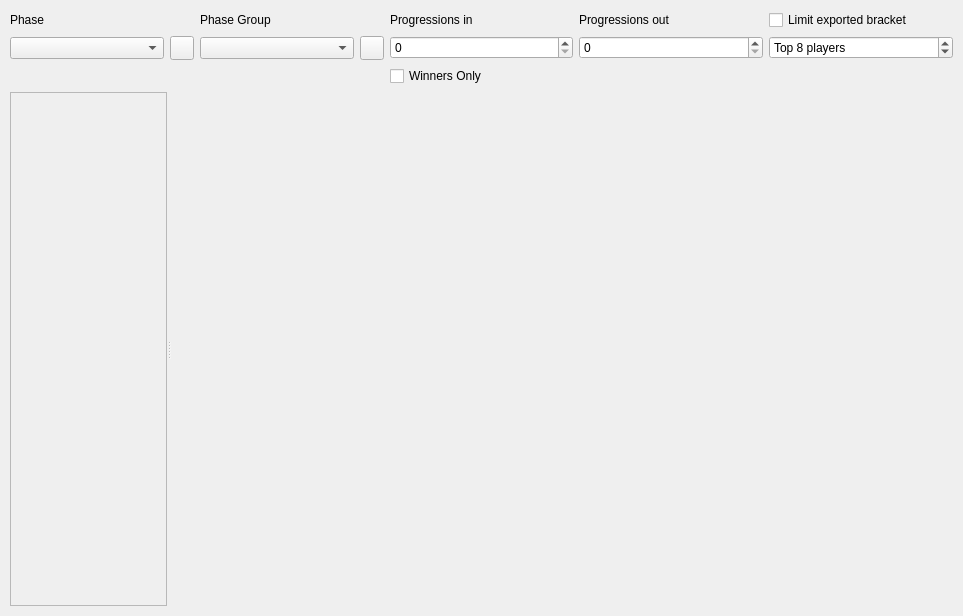
<?xml version="1.0" encoding="UTF-8"?>
<ui version="4.0">
 <class>DockWidget</class>
 <widget class="QDockWidget" name="DockWidget">
  <property name="geometry">
   <rect>
    <x>0</x>
    <y>0</y>
    <width>963</width>
    <height>616</height>
   </rect>
  </property>
  <property name="locale">
   <locale language="English" country="UnitedStates"/>
  </property>
  <property name="windowTitle">
   <string>Bracket</string>
  </property>
  <widget class="QWidget" name="dockWidgetContents">
   <property name="sizePolicy">
    <sizepolicy hsizetype="Preferred" vsizetype="Preferred">
     <horstretch>0</horstretch>
     <verstretch>0</verstretch>
    </sizepolicy>
   </property>
   <layout class="QVBoxLayout" name="verticalLayout_4">
    <property name="leftMargin">
     <number>10</number>
    </property>
    <property name="topMargin">
     <number>10</number>
    </property>
    <property name="rightMargin">
     <number>10</number>
    </property>
    <property name="bottomMargin">
     <number>10</number>
    </property>
    <item>
     <layout class="QGridLayout" name="gridLayout_3">
      <item row="0" column="1">
       <widget class="QLabel" name="label_2">
        <property name="sizePolicy">
         <sizepolicy hsizetype="Preferred" vsizetype="Maximum">
          <horstretch>0</horstretch>
          <verstretch>0</verstretch>
         </sizepolicy>
        </property>
        <property name="text">
         <string>Phase Group</string>
        </property>
       </widget>
      </item>
      <item row="0" column="4">
       <widget class="QCheckBox" name="limitExport">
        <property name="sizePolicy">
         <sizepolicy hsizetype="Minimum" vsizetype="Maximum">
          <horstretch>0</horstretch>
          <verstretch>0</verstretch>
         </sizepolicy>
        </property>
        <property name="text">
         <string>Limit exported bracket</string>
        </property>
       </widget>
      </item>
      <item row="0" column="0">
       <widget class="QLabel" name="label">
        <property name="sizePolicy">
         <sizepolicy hsizetype="Preferred" vsizetype="Maximum">
          <horstretch>0</horstretch>
          <verstretch>0</verstretch>
         </sizepolicy>
        </property>
        <property name="text">
         <string>Phase</string>
        </property>
       </widget>
      </item>
      <item row="3" column="2">
       <widget class="QCheckBox" name="winnersOnly">
        <property name="text">
         <string>Winners Only</string>
        </property>
       </widget>
      </item>
      <item row="2" column="3">
       <widget class="QSpinBox" name="progressionsOut"/>
      </item>
      <item row="0" column="2">
       <widget class="QLabel" name="label_3">
        <property name="sizePolicy">
         <sizepolicy hsizetype="Preferred" vsizetype="Maximum">
          <horstretch>0</horstretch>
          <verstretch>0</verstretch>
         </sizepolicy>
        </property>
        <property name="text">
         <string>Progressions in</string>
        </property>
       </widget>
      </item>
      <item row="0" column="3">
       <widget class="QLabel" name="label_4">
        <property name="sizePolicy">
         <sizepolicy hsizetype="Preferred" vsizetype="Maximum">
          <horstretch>0</horstretch>
          <verstretch>0</verstretch>
         </sizepolicy>
        </property>
        <property name="text">
         <string>Progressions out</string>
        </property>
       </widget>
      </item>
      <item row="2" column="2">
       <widget class="QSpinBox" name="progressionsIn"/>
      </item>
      <item row="2" column="1">
       <layout class="QHBoxLayout" name="horizontalLayout_2">
        <item>
         <widget class="QComboBox" name="phaseGroupSelection"/>
        </item>
        <item>
         <widget class="QPushButton" name="btRefreshPhaseGroup">
          <property name="sizePolicy">
           <sizepolicy hsizetype="Fixed" vsizetype="Fixed">
            <horstretch>0</horstretch>
            <verstretch>0</verstretch>
           </sizepolicy>
          </property>
          <property name="minimumSize">
           <size>
            <width>24</width>
            <height>24</height>
           </size>
          </property>
          <property name="font">
           <font>
            <pointsize>1</pointsize>
           </font>
          </property>
          <property name="text">
           <string/>
          </property>
         </widget>
        </item>
       </layout>
      </item>
      <item row="2" column="4">
       <widget class="QSpinBox" name="limitExportNumber">
        <property name="suffix">
         <string> players</string>
        </property>
        <property name="prefix">
         <string>Top </string>
        </property>
        <property name="value">
         <number>8</number>
        </property>
       </widget>
      </item>
      <item row="2" column="0">
       <layout class="QHBoxLayout" name="horizontalLayout">
        <item>
         <widget class="QComboBox" name="phaseSelection"/>
        </item>
        <item>
         <widget class="QPushButton" name="btRefreshPhase">
          <property name="sizePolicy">
           <sizepolicy hsizetype="Fixed" vsizetype="Fixed">
            <horstretch>0</horstretch>
            <verstretch>0</verstretch>
           </sizepolicy>
          </property>
          <property name="minimumSize">
           <size>
            <width>24</width>
            <height>24</height>
           </size>
          </property>
          <property name="font">
           <font>
            <pointsize>1</pointsize>
           </font>
          </property>
          <property name="text">
           <string/>
          </property>
         </widget>
        </item>
       </layout>
      </item>
     </layout>
    </item>
    <item>
     <widget class="QSplitter" name="splitter">
      <property name="orientation">
       <enum>Qt::Horizontal</enum>
      </property>
      <widget class="QScrollArea" name="scrollArea">
       <property name="widgetResizable">
        <bool>true</bool>
       </property>
       <widget class="QWidget" name="listContainer">
        <property name="geometry">
         <rect>
          <x>0</x>
          <y>0</y>
          <width>155</width>
          <height>284</height>
         </rect>
        </property>
        <layout class="QVBoxLayout" name="verticalLayout"/>
       </widget>
      </widget>
      <widget class="QWidget" name="bracket" native="true"/>
     </widget>
    </item>
   </layout>
  </widget>
 </widget>
 <resources/>
 <connections/>
</ui>
